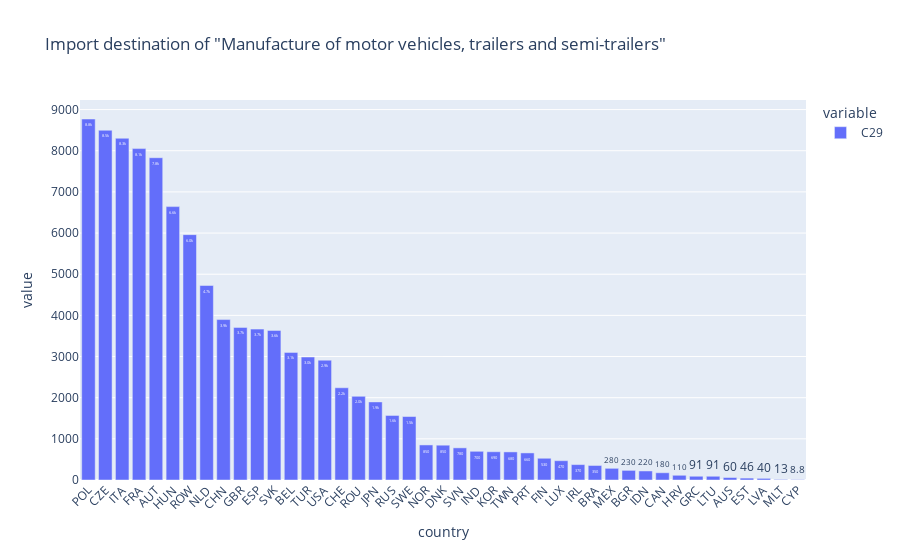

The notebook cell this image was saved under:
### Code cell
fig4 = px.bar(a['C29'].sort_values(ascending=False),text_auto='.2s',
title='Import destination of "Manufacture of motor vehicles, trailers and semi-trailers"')
fig4.update_traces(textfont_size=12, textangle=0, cliponaxis=False)
fig4.update_layout(xaxis_tickangle=-45)
fig4.show()

### Figure 1 — Plotly figure (JSON) as saved in the notebook; plotly's stock layout.template omitted (floating-point values rounded to 4 significant figures)
{"data": [{"alignmentgroup": "True", "cliponaxis": false, "hovertemplate": "variable=C29<br>country=%{x}<br>value=%{y}<extra></extra>", "legendgroup": "C29", "marker": {"color": "#636efa", "pattern": {"shape": ""}}, "name": "C29", "offsetgroup": "C29", "orientation": "v", "showlegend": true, "textangle": 0, "textfont": {"size": 12}, "textposition": "auto", "texttemplate": "%{y:.2s}", "type": "bar", "x": ["POL", "CZE", "ITA", "FRA", "AUT", "HUN", "ROW", "NLD", "CHN", "GBR", "ESP", "SVK", "BEL", "TUR", "USA", "CHE", "ROU", "JPN", "RUS", "SWE", "NOR", "DNK", "SVN", "IND", "KOR", "TWN", "PRT", "FIN", "LUX", "IRL", "BRA", "MEX", "BGR", "IDN", "CAN", "HRV", "GRC", "LTU", "AUS", "EST", "LVA", "MLT", "CYP"], "xaxis": "x", "y": [8771.0, 8498.0, 8303.0, 8052.0, 7830.0, 6643.0, 5961.0, 4726.0, 3898.0, 3708.0, 3666.0, 3634.0, 3101.0, 2988.0, 2911.0, 2241.0, 2033.0, 1898.0, 1570.0, 1542.0, 852.0, 845.7, 781.2, 697.4, 686.7, 682.6, 658.0, 528.1, 469.2, 374.4, 352.8, 283.7, 234.1, 219.6, 176.1, 114.6, 91.15, 90.94, 60.16, 46.1, 39.6, 12.96, 8.766], "yaxis": "y"}], "layout": {"barmode": "relative", "legend": {"title": {"text": "variable"}, "tracegroupgap": 0}, "title": {"text": "Import destination of \"Manufacture of motor vehicles, trailers and semi-trailers\""}, "xaxis": {"anchor": "y", "domain": [0, 1], "tickangle": -45, "title": {"text": "country"}}, "yaxis": {"anchor": "x", "domain": [0, 1], "title": {"text": "value"}}}}
